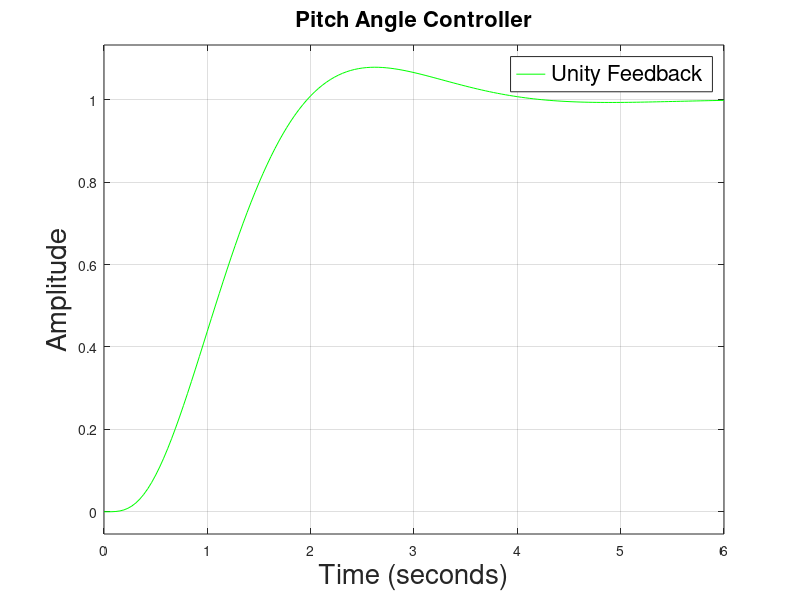
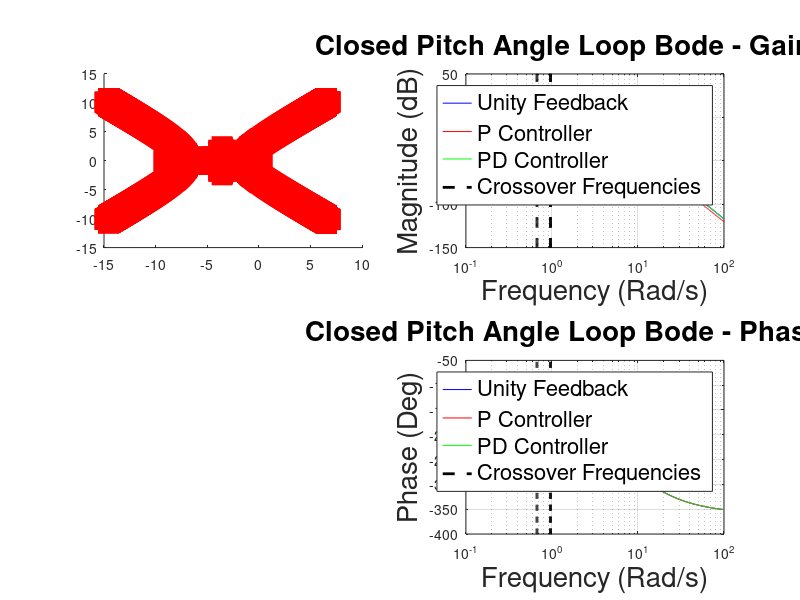

Write the MATLAB code that produced these figures, in order. (Note: this script raises an error after producing the figures.)
s = tf('s');

%% Define System Parameters
Izz = 0.170197;
Ixx = 0.025028;
Iyy = 0.16926;

m = 3.352;
g = 9.81;

motor_timing_constant = 0.125;

%% Pitch
pitch_rate_tf                       = (1/(motor_timing_constant*Ixx))/(s*(s + (1/motor_timing_constant)));
pitch_rate_controller_tf            = 0.24813 * (s + 8) / ((s + 16));

pitch_angle_tf                      = feedback(pitch_rate_tf*pitch_rate_controller_tf, 1) * (1/s);

pitch_angle_controller_tf           = 1.8                                  % P
% pitch_angle_controller_tf         = 0.32715 * (s + 10.11);               % PD

north_velocity_tf                   = feedback(pitch_angle_controller_tf*pitch_angle_tf, 1) * 1/s

north_velocity_controller_tf        = 0.68274;
north_velocity_controller1_tf       = 1;

north_velocity_controller_name      = 'P Controller'
north_velocity_controller1_name     = 'PD Controller'

transfer_function           = north_velocity_controller_tf*north_velocity_tf;
transfer_function1          = north_velocity_controller1_tf*north_velocity_tf;
transfer_function2          = 0;

%% Plot Step Responses
figure;
hold on;

step(feedback(north_velocity_tf, 1), 'b')
step(feedback(transfer_function, 1), 'r')
step(feedback(transfer_function1, 1), 'g')

xlabel('Time (seconds)', 'FontSize', 20)
ylabel('Amplitude', 'FontSize', 20)
legend({'Unity Feedback', north_velocity_controller_name, north_velocity_controller1_name}, 'FontSize', 16);
title('Pitch Angle Controller', 'FontSize', 16)
grid on;

hold off;

figure;
%% Plot Bode Plot, Highlighting the crossover poles
[mag, phase, wout]    = bode(north_velocity_tf);
[Gm,Pm,Wgm,Wpm]       = margin(north_velocity_tf);

[mag1, phase1, wout1]  = bode(transfer_function);
[Gm1,Pm1,Wgm1,Wpm1]     = margin(transfer_function);

[mag2, phase2, wout2]  = bode(transfer_function1);
[Gm2,Pm2,Wgm2,Wpm2]    = margin(transfer_function1);

xl = [max([wout(1) wout1(1) wout2(1)]) min([wout(end) wout1(end) wout2(end)])];

subplot(2, 2, 2)
semilogx(wout, 20*log10(squeeze(mag)), 'b', wout1, 20*log10(squeeze(mag1)), 'r', wout2, 20*log10(squeeze(mag2)), 'g')
hold on;
grid on;
yl = ylim;

plot(zeros(2001, 1)+Wpm, -1000:1000, 'k--', 'LineWidth', 2); %Mark Plot cross over point
plot(zeros(2001, 1)+Wpm1, -1000:1000, 'k--', 'LineWidth', 2); %Mark Plot cross over point
plot(zeros(2001, 1)+Wpm2, -1000:1000, 'k--', 'LineWidth', 2); %Mark Plot cross over point
plot(Wpm2, 0, 'ko', 'Markersize', 5, 'LineWidth', 5); %Mark Plot cross over point
plot(Wpm1, 0, 'ko', 'Markersize', 5, 'LineWidth', 5); %Mark Plot cross over point
plot(Wpm, 0, 'ko', 'Markersize', 5, 'LineWidth', 5); %Mark Plot cross over point

xlim(xl)
ylim(yl)
xlabel('Frequency (Rad/s)', 'FontSize', 20);
ylabel('Magnitude (dB)', 'FontSize', 20);
title('Closed Pitch Angle Loop Bode - Gain Plot', 'FontSize', 20)
legend({'Unity Feedback', north_velocity_controller_name, north_velocity_controller1_name, 'Crossover Frequencies'},'FontSize', 16);
hold off;

subplot(2, 2, 4)
semilogx(wout, squeeze(phase), 'b', wout1, squeeze(phase1), 'r', wout2, squeeze(phase2), 'g')
hold on;
grid on;
yl = ylim;

plot(zeros(2001, 1)+Wpm, -1000:1000, 'k--', 'LineWidth', 2); %Mark Plot cross over point
plot(zeros(2001, 1)+Wpm1, -1000:1000, 'k--', 'LineWidth', 2); %Mark Plot cross over point
plot(zeros(2001, 1)+Wpm2, -1000:1000, 'k--', 'LineWidth', 2); %Mark Plot cross over point
plot(Wpm2, Pm2-180, 'ko', 'Markersize', 5, 'LineWidth', 5); %Mark Plot cross over point
plot(Wpm1, Pm1-180, 'ko', 'Markersize', 5, 'LineWidth', 5); %Mark Plot cross over point
plot(Wpm, Pm-180, 'ko', 'Markersize', 5, 'LineWidth', 5); %Mark Plot cross over point

xlim(xl)
ylim(yl)
xlabel('Frequency (Rad/s)', 'FontSize', 20);
ylabel('Phase (Deg)', 'FontSize', 20);
title('Closed Pitch Angle Loop Bode - Phase Plot', 'FontSize', 20)
legend({'Unity Feedback', north_velocity_controller_name, north_velocity_controller1_name, 'Crossover Frequencies'},'FontSize', 16);
hold off;


%% Plot Root Locus and highlight the closed loop poles
subplot(2,2,1)
hold on;
                 
%Plot position of closed loop poles
cl_pole = rlocus(transfer_function, 1)     ;      
plot(real(cl_pole),imag(cl_pole),'rs','Markersize',15, 'LineWidth', 5)

%Plot position of open loop poles
ol_pole = rlocus(transfer_function, 0)      ;    
plot(real(ol_pole),imag(ol_pole),'bx','Markersize',15, 'LineWidth', 3)

%Plot position of open loop zeros
[pole, zero] = pzmap(feedback(transfer_function, 1))  ; 
plot(real(zero),imag(zero),'go','Markersize',10, 'LineWidth', 3)

%Plot Open loop root locus
rlocus(transfer_function, 'c')   

title(['Root Locus - ' north_velocity_controller_name], 'FontSize', 20)
xlabel('Imaginary Axis', 'FontSize', 20);
ylabel('Real Axis', 'FontSize', 20);
legend({'Closed Loop Poles', 'Open Loop Poles'}, 'FontSize', 16)

grid on;
hold off;

%% Plot Root Locus and highlight the closed loop poles
subplot(2,2,3)
hold on;
                 
%Plot position of closed loop poles
cl_pole = rlocus(transfer_function1, 1)     ;      
plot(real(cl_pole),imag(cl_pole),'rs','Markersize',15, 'LineWidth', 5)

%Plot position of open loop poles
ol_pole = rlocus(transfer_function1, 0)      ;    
plot(real(ol_pole),imag(ol_pole),'bx','Markersize',15, 'LineWidth', 3)

%Plot position of open loop zeros
[pole, zero] = pzmap(feedback(transfer_function1, 1))  ; 
plot(real(zero),imag(zero),'go','Markersize',10, 'LineWidth', 3)

%Plot Open loop root locus
rlocus(transfer_function1, 'c')   

title(['Root Locus - ' north_velocity_controller1_name], 'FontSize', 20)
xlabel('Imaginary Axis', 'FontSize', 20);
ylabel('Real Axis', 'FontSize', 20);
legend({'Closed Loop Poles', 'Open Loop Poles', 'Zeros'}, 'FontSize', 16)

grid on;
hold off;